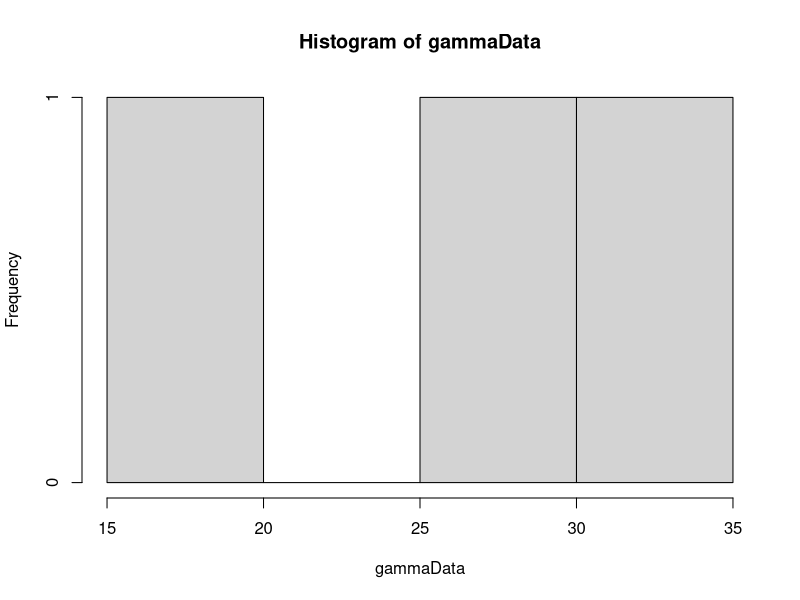

The R script that drew this image: (Note: this script raises an error after producing the figure.)
library(MCMCpack)
library(MASS)

calcWeight <- function(u, alpha) {
  # Calculates weight for given u and alpha.
  # 
  # Args:
  #   u: A vector.
  #   alpha: A scalar.
  #   
  # Returns:
  #   The weight value. A scalar.
  gammaInv = rep(0, length(u))
  diffGammaInv = rep(0, length(u))
  for(i in 1:length(u)) {
    gammaInv[i] = invGammaCumulative(u[i], alpha)
    diffGammaInv[i] = diffAlphaInvGammaCumulative(u[i], alpha)
  }
  pi = getPiValue()
  weight = pi/((1/length(gammaInv))*(sum(diffGammaInv/gammaInv)) - sum(diffGammaInv)/sum(gammaInv))
  return(weight)
}

getPiValue <- function() {
  # get value of pi function to be used in calculation of weights.
  # 
  # Returns:
  #   A scalar value.
  if (piValue == "constant") {
    return(1)
  } else if (piValue == "jeffrey") {
    # Return jeffrey prior
    return(sqrt((1/(estAlpha[sampleIndex]^2)) + (1/(2-(exp(estAlpha[sampleIndex]) + exp(-estAlpha[sampleIndex]))))))
  } else if (piValue == "betaOption") {
    return(estBeta)
  } else if (piValue == "alphaOption") {
    return(estAlpha[sampleIndex])
  }
}

calcPhi <- function(u, alpha) {
  xValue = rep(0, length(u))
  for(i in 1:length(u)) {
    xValue[i] = invGammaCumulative(u[i], alpha)
  }
  return(calcPhiGivenX(xValue))
}

calcPhiGivenX <- function(x) {
  # Calc phi value for a vector x.
  # 
  # Args:
  #   x: A vector of data.
  #   
  # Returns:
  #  A scalar.
  
  if(phiOption == "probValueOption") {
    phiPoint = rep(0, length(x))
    for(i in 1:length(x)) {
      phiPoint[i] = getPhiValue(x[i])
    }
    return(sum(phiPoint)/length(phiPoint))  
  } else if(phiOption == "x1x2divX3Option") {
    return(getPhiValue(x[1]*x[2]/x[3]))
  } else if(phiOption == "x1divx2powx3Option") {
    return(getPhiValue((x[1]/x[2])^x[3]))
  } else if(phiOption == "sinusfunction") {
    return(sin(x[1]) + sin(x[2]) + sin(x[3]))
  }
  return(-1)
}


getPhiValue <- function(xValue) {
  # Calculates phi for an element of an x vector.
  # 
  # Args:
  #   xValue: A scalar value.
  #   
  # Returns:
  #   
  return(xValue > probValue)
}

optimInvGammaCumulative <- function(u, alpha) {
  result = optim(c(10.1), invGammaAbsFunction, u=u, alpha=alpha, lower=0, upper=100,  method="Brent")
  return(result)
}

invGammaAbsFunction <- function(x, u, alpha) {
  return(abs(pgamma(x, shape=alpha, scale=1) - u))
}

invGammaCumulative <- function(u, alpha) {
  # Finds the inverse of the cumulative gamma.
  # 
  # Args:
  #   u: Scalar value.
  #   alpha: Scalar value.
  #   
  # Returns:
  #   A scalar. The inverse value given u and alpha.
  x = 0
  stepSize = 0.1
  tolerance = 0.00001
  direction = 1
  integralValue = 0
  
  while(abs(integralValue - u) > tolerance){
    x = x + direction*stepSize
    if(x<0) {
      x = 0
      direction = 1
    }
    
    if(method == "integrate") {
      integralv = integrate(gammaDensity, 0, x)
      integralValue = integral$valuev
    } else if(method == "pgamma") {
      integralv = pgamma(x, shape=alpha, scale=1)
      integralValue = integralv
    }
    
    
    # Going left and pass the point
    if ((u > integralValue) && (direction == -1)) {
      stepSize = stepSize/2
      direction = 1
    }
    
    # Going right and pass the point
    if ((u < integralValue) && (direction == 1)) {
      stepSize = stepSize/2
      direction = -1
    }
  }
  return(x)
}

diffAlphaInvGammaCumulative <- function(u, alpha) {
  # Derivative of gamma distribution with respect to alpha.
  # 
  # Args:
  #   u: Scalar between 0 and 1.
  #   alpha: Scalar larger than 0.
  #   
  # Returns:
  #   Scalar value. Derivative at point alpha.
  firstPoint = invGammaCumulative(u,alpha)
  secondPoint = invGammaCumulative(u, alpha + alphaHStep)
  return((secondPoint - firstPoint)/alphaHStep)
}

calcDerivateFunction <- function(u, alphaValue) {
  # Analytically find the derivative of cumulative inverse.
  # 
  # Args:
  #   u: Scalar value between 0 and 1.
  #   alphaValue: Scalar value.
  #   
  # Returns:
  #   A scalar value.
  largeFInv = invGammaCumulative(u, alphaValue)
  integralPart = integrate(integralFunction, 0, largeFInv)
  return((digamma(alphaValue)*u - integralPart$value)*gamma(alphaValue)/((largeFInv^(alphaValue - 1))*exp(-largeFInv)))
}

integralFunction <- function(y) {
  # Function to be integrated.
  return(log(y)*(y^(alphaValue - 1))*exp(-y)/gamma(alphaValue))
}

optimfindAlpha <- function(u, s2) {
  if((calcValueTau2(u, alphaUpperBound) < s2) || (calcValueTau2(u, alphaLowerBound) > s2)) {
    return(-1)
  }
  solution = optim(c(0.1), optimFunction, u=u, lower=alphaLowerBound, upper=alphaUpperBound, method="Brent")
  return(solution$par)
}

optimFunction <- function(alpha, u) {
  return(abs(s2-calcValueTau2(u, alpha)))
}

findBeta <- function(s1, u, alphaValue) {
  # Calculates beta
  # 
  # Args:
  #   s1: Scalar value.
  #   u: Vector of values between 0 and 1.
  #   alphaValue: Scalar value.
  #   
  # Returns:
  #   A scalar value.
  largeFInv = rep(0, length(u))
  for(i in 1:length(u)) {
    largeFInv[i] = invGammaCumulative(u[i], alphaValue)
  }
  return(s1*length(u)/(sum(largeFInv)))
}

calcValueTau2 <- function(u, alphaValue) {
  largeFInv = rep(0, length(u))
  for(i in 1:length(u)) {
    largeFInv[i] = invGammaCumulative(u[i], alphaValue)
  }
  return(length(u)*((prod(largeFInv))^(1/length(u)))/sum(largeFInv))
}

calcValueTau2Method2 <- function(x) {
  return(length(x)*((prod(x))^(1/length(x)))/sum(x))
}

gibbsSampling <- function(xInit) {
  NUM_ITERATIONS = 5000
  xCurrent = xInit
  for(i in 1:NUM_ITERATIONS) {
    randomXpos = sample(length(xCurrent), size=3)
    sumX = xCurrent[randomXpos[1]] + xCurrent[randomXpos[2]] + xCurrent[randomXpos[3]]
    prodX = xCurrent[randomXpos[1]]*xCurrent[randomXpos[2]]*xCurrent[randomXpos[3]]
    x1 = runif(1)*sumX
    if(isValidX1Proposal(x1, sumX, prodX)) {
      roots = findRoots(x1, sumX, prodX)
      x2 = roots[1]
      x3 = roots[2]
      if(is.nan(x2) || is.nan(x3)){
        print((x1^3 - 2*sumX*x1^2 + (sumX^2)*x1 - 4*prodX))
      }
      xProposal = xCurrent
      xProposal[randomXpos[1]] = x1
      xProposal[randomXpos[2]] = x2
      xProposal[randomXpos[3]] = x3
      alphaMetHastings = findAlphaMetHastings(c(xCurrent[randomXpos[1]], xCurrent[randomXpos[2]], xCurrent[randomXpos[3]]), c(xProposal[randomXpos[1]], xProposal[randomXpos[2]], xProposal[randomXpos[3]]))
      acceptProb = runif(1)
      if(acceptProb <= alphaMetHastings) {
        xCurrent = xProposal
      }
    }
  }
  return(xCurrent)
}

isValidX1Proposal <- function(x1, sumX, prodX) {
  return((x1^3 - 2*sumX*x1^2 + (sumX^2)*x1 - 4*prodX) > 0)
}

findRoots <- function (x1, sumX, prodX) {
  root1 = ((sumX - x1) + sqrt( (sumX - x1)^2 - 4*prodX/x1 ))/2
  root2 = ((sumX - x1) - sqrt( (sumX - x1)^2 - 4*prodX/x1 ))/2
  return(c(root1, root2))
}

findAlphaMetHastings <- function(xCurrent, xProposal) {
  piProp = 1/(xProposal[1]*sqrt((sum(xProposal)  - xProposal[1])^2 - 4*prod(xProposal)/xProposal[1] ))
  piCurrent = 1/(xCurrent[1]*sqrt((sum(xCurrent)  - xCurrent[1])^2 - 4*prod(xCurrent)/xCurrent[1] ))
  return(min(1, piProp/piCurrent))
}


GammaGibbsSampling <- function(xInit) {
  # A Gibbs sampling for a Gamma distribution
  # 
  # Args:
  #   xInit: Initial sample. A vector.
  #   
  # Return:
  #   A sample from a Gamma distribution. A vector.
  NUM_ITERATIONS = 5000
  xCurrent = xInit
  for(i in 1:NUM_ITERATIONS) {
    randomXpos = sample(length(xCurrent), size=3)
    sumX = xCurrent[randomXpos[1]] + xCurrent[randomXpos[2]] + xCurrent[randomXpos[3]]
    prodX = xCurrent[randomXpos[1]]*xCurrent[randomXpos[2]]*xCurrent[randomXpos[3]]
    x1 = runif(1)*sumX
    if(isValidX1Proposal(x1, sumX, prodX)) {
      roots = findRoots(x1, sumX, prodX)
      x2 = roots[1]
      x3 = roots[2]
      if(is.nan(x2) || is.nan(x3)){
        print((x1^3 - 2*sumX*x1^2 + (sumX^2)*x1 - 4*prodX))
      }
      xProposal = xCurrent
      xProposal[randomXpos[1]] = x1
      xProposal[randomXpos[2]] = x2
      xProposal[randomXpos[3]] = x3
      alphaMetHastings = 0
      alphaMetHastings = findGammaAlphaMetHastings(c(xCurrent[randomXpos[1]], xCurrent[randomXpos[2]], xCurrent[randomXpos[3]]), c(xProposal[randomXpos[1]], xProposal[randomXpos[2]], xProposal[randomXpos[3]]))
      acceptProb = runif(1)
      if(!isValidX1Proposal(xCurrent[randomXpos[1]], sumX, prodX)) {
        alphaMetHastings = 0
      }
      if(acceptProb <= alphaMetHastings) {
        xCurrent = xProposal
      }
    }
  }
  return(xCurrent)
  
}

findGammaAlphaMetHastings <- function(xCurrent, xProposal) {
  piProp = 1/(xProposal[1]*sqrt((sum(xProposal)  - xProposal[1])^2 - 4*prod(xProposal)/xProposal[1] ))
  piCurrent = 1/(xCurrent[1]*sqrt((sum(xCurrent)  - xCurrent[1])^2 - 4*prod(xCurrent)/xCurrent[1] ))
  if(is.nan(piCurrent)) {
    print(xCurrent)
  }
  return(min(1, piProp/piCurrent))
}


cramerVonMisesValueTest <- function(x, alpha, beta) {
  # Calculates the value for a Cramer-von Mises test.
  # 
  # Args:
  #   x: A vector sample.
  #   
  # Returns:
  #   A scalar value.
  x = sort(x)
  cramerSum = 0
  for(i in 1:length(x)) {
    cramerSum = cramerSum + (((2*i - 1)/(2*length(x))) - pgamma(x[i], shape=alpha, rate=beta))^2
  }
  
  cramer = (1/(12*length(x)))*cramerSum
            
  return(cramer)
}

findGammaMLE <- function(x){
  solution = optim(c(1,1), negativeLogLikelihoodGamma, x=x)
  return(solution$par)
}

negativeLogLikelihoodGamma <- function(par, x) {
  # Calculates the negative log-likelihood for a gamma distribution.
  # 
  # Args:
  #   par: A vector of size 2. First element is alpha and second element is beta.
  #   x: Data to calculate log-likelihood from. A vector.
  #   
  # Returns:
  #  The log-likelihood value. A scalar
  alpha = par[1]
  beta = par[2]
  logLikelihood = -((alpha - 1)*sum(log(x)) - (1/beta)*sum(x) - length(x)*log(gamma(alpha)) - alpha*length(x)*log(beta))
  return(logLikelihood)
}

calcAveragPhiValueForData <- function(mydata) {
  sumData = sum(mydata)
  prodData = prod(mydata)
  tolerance = 0.03
  minValue = min(mydata) - 2*tolerance
  maxValue = max(mydata) + 2*tolerance
  sampleNumber = 1
  NUM_ITERATIONS = 10000
  sumPhi = 0
  while(sampleNumber <= NUM_ITERATIONS) {
    x = runif(3, max = sumData)
    if((abs(sum(x) - sumData) < tolerance) && (abs(prod(x) - prodData) < tolerance)) {
      sumPhi = sumPhi + calcPhiGivenX(x)
      sampleNumber = sampleNumber + 1  
      print(sampleNumber)
    }
  }
  return(sumPhi/(sampleNumber-1))
}

algorithm2Sampling <- function(NUM_ALG2_SAMPLES) {
  cramerNum = 0
  cramerStat = rep(0, NUM_ALG2_SAMPLES)
  vCurr = runif(NUM_POINTS)
  alphaCurr = optimfindAlpha(vCurr, s2)
  while(alphaCurr==-1) {
    vCurr = runif(NUM_POINTS)
    alphaCurr = optimfindAlpha(vCurr, s2)
  }
  piCurr = calcWeight(vCurr, alphaCurr)
  phiSum = 0
  
  for(i in 1:NUM_ALG2_SAMPLES) {
    print(i)
    vProp = runif(NUM_POINTS)
    alphaProp = optimfindAlpha(vProp, s2)
    piProp = 0
    if(alphaProp != -1) {
      piProp = calcWeight(vProp, alphaProp)
    }
    alphaMetHastings = min(1, piProp/piCurr)
    uProb = runif(1)
    if(uProb <= alphaMetHastings) {
      vCurr = vProp
      alphaCurr = alphaProp
      piCurr = piProp
    }
    betaCurr = findBeta(s1, vCurr, alphaCurr)
    xSample = rep(0, length(vCurr))
    for(j in 1:length(vCurr)) {
      xSample[j] = betaCurr*invGammaCumulative(vCurr[j], alphaCurr)
    }
    phiSum = phiSum + calcPhiGivenX(xSample)
    cramerStat[i] = cramerVonMisesValueTest(xSample, mleAlpha, mleBeta)
    if(cramerStat[i] >= cramerObs) {
      cramerNum = cramerNum + 1
    }
  }
  
  hist(cramerStat,breaks=200, main="", xlab="Cramer values", cex.lab=1.5)
  abline(v = cramerObs, col="red")
  alg2sampCramer <<- cramerStat
  
  print((cramerNum/NUM_ALG2_SAMPLES))
  alg2pvalue <<- (cramerNum/NUM_ALG2_SAMPLES)
  #return(phiSum/NUM_ALG2_SAMPLES)
  return(cramerStat)
}

algorithm1Sampling <- function(NUM_ALG1_SAMPLES) {
  phiSum = 0
  cramerNum = 0
  cramerStat = rep(0, NUM_ALG1_SAMPLES)
  for(i in 1:NUM_ALG1_SAMPLES) {
    print(i)
    u = runif(NUM_POINTS)
    alphavalue = optimfindAlpha(u, s2)
    while(alphavalue == -1) {
      u = runif(NUM_POINTS)
      alphavalue = optimfindAlpha(u, s2)
    }
    betavalue = findBeta(s1, u, alphavalue)
    xSample = rep(0, length(u))
    for(j in 1:length(u)) {
      xSample[j] = betavalue*invGammaCumulative(u[j], alphavalue)
    }
    phiSum = phiSum + calcPhiGivenX(xSample)
    cramerStat[i] = cramerVonMisesValueTest(xSample, mleAlpha, mleBeta)
    #print(cramerStat[i])
    if(cramerStat[i] >= cramerObs) {
      cramerNum = cramerNum + 1
    }
  }
  print("here")
  print((cramerNum/NUM_ALG1_SAMPLES))
  hist(cramerStat,breaks=200, main="", xlab="Cramer values", cex.lab=1.5)
  abline(v = cramerObs, col="red")
  alg1sampCramer <<- cramerStat
  alg1pvalue <<- (cramerNum/NUM_ALG1_SAMPLES)
  #return(phiSum/NUM_ALG1_SAMPLES)
  return(cramerStat)
}

naiveSampling2 <- function(myData, tolerance, mleAlpha, mleBeta) {
  NUM_NAIVE_SAMPLES = NUM_SAMPLES
  sumData = sum(myData)
  prodData = prod(myData)
  sampleNumber = 0
  sumPhi = 0
  iterations = 0
  cramerNum = 0
  cramerStat = rep(0, NUM_NAIVE_SAMPLES)
  while(sampleNumber<NUM_NAIVE_SAMPLES) {
    x = rgamma(3, shape = mleAlpha, rate = mleBeta)
    iterations = iterations + 1
    if((abs(sum(x) - sumData) < tolerance) && (abs(prod(x) - prodData) < tolerance)) {
      sumPhi = sumPhi + calcPhiGivenX(x)
      sampleNumber = sampleNumber + 1  
      cramerStat[sampleNumber] = cramerVonMisesValueTest(x, mleAlpha, mleBeta)
      if(cramerStat[sampleNumber] >= cramerObs) {
        cramerNum = cramerNum + 1
      }
      print(sampleNumber)
    }
  }
  
  hist(cramerStat,breaks=200, main="", xlab="Cramer values", cex.lab=1.5)
  abline(v = cramerObs, col="red")
  
  acceptRate = sampleNumber/iterations
  averagePhi = sumPhi/sampleNumber
  print((cramerNum/NUM_NAIVE_SAMPLES))
  naivePvalue <<- (cramerNum/NUM_NAIVE_SAMPLES)
  naiveCramers <<- cramerStat
  return(c(acceptRate, averagePhi))
}

alpha = 1
beta = 1
hStep = 0.01
alphaHStep = 0.01
method = "pgamma"
NUM_SAMPLES = 100000
NUM_POINTS = 3
alphaUpperBound = 200
alphaLowerBound = 0.05
# Pi is used in calculation of weights
# Options are:
#   "constant"
#   "betaOption"
#   "jeffrey"
#   "alphaOption"
piValue = "constant"

phi = rep(0, NUM_SAMPLES)
# Phi options:
# x larger than a: "probValueOption"
# x1 times x2 div x3: "x1x2divX3Option"
# x1 div x2 pow x3: "x1divx2powx3Option"
phiOption = "x1x2divX3Option"
# Phi is the prob that X>probValue
probValue = 0.42

# Data generation options:
# pgamma generated: "pgamma"
# Bo data: "bo"
# Custom data: "custom"
# Custom data2: "custom2"
dataGenOption = "ball1"



# Generate data
gammaData = 0
if(dataGenOption == "pgamma") {
  gammaData = rgamma(NUM_POINTS, shape=alpha, scale = beta)  
} else if(dataGenOption == "bo") {
  NUM_POINTS = 6
  alphaUpperBound = 1.2
  alphaLowerBound = 0.8
  gammaData = c(4.399, 1.307, 0.085, 0.7910, 0.2345, 0.1915)
} else if(dataGenOption == "custom") {
  gammaData = c(0.5772030, 0.4340237, 0.4212959)
} else if(dataGenOption == "custom2") {
  gammaData = c(1.621813, 1.059797, 1.554334)
} else if(dataGenOption == "custom3") {
  gammaData = c(5, 15, 13)
} else if(dataGenOption == "ball1") {
  gammaData = c(17.88, 28.92, 33.00)
} else if(dataGenOption == "ball2") {
  gammaData = c(41.52, 42.12, 45.60)
} else if(dataGenOption == "ball3") {
  gammaData = c(48.40, 51.84, 51.96)
} else if(dataGenOption == "ball4") {
  gammaData = c(54.12, 55.56, 67.80)
} else if(dataGenOption == "ball5") {
  gammaData = c(68.64, 68.64, 68.88)
} else if(dataGenOption == "ball6") {
  gammaData = c(84.12, 93.12, 98.64)
} else if(dataGenOption == "ball7") {
  gammaData = c(105.12, 105.84, 127.92)
} else if(dataGenOption == "custom4") {
  gammaData = c(0.40, 0.42, 0.43)
} else if(dataGenOption == "custom5") {
  gammaData = c(0.72, 0.72, 0.85)
}

#17.88 28.92 33.00 41.52 42.12 45.60 48.40 51.84
#51.96 54.12 55.56 67.80 68.64 68.64 68.88 84.12
#93.12 98.64 105.12 105.84 127.92 128.04 173.40

hist(gammaData)
# Calculation of statistics
s1 = sum(gammaData)/NUM_POINTS
s2 = NUM_POINTS*((prod(gammaData))^(1/NUM_POINTS))/sum(gammaData)
# Log-likelihood
mleEstimators = fitdistr(gammaData, "gamma")
mleAlpha = mleEstimators$estimate[1]
mleBeta = mleEstimators$estimate[2]
# w statistic obs. Not to be used yet.
wObs = calcPhiGivenX(gammaData)
cramerObs = cramerVonMisesValueTest(gammaData, mleAlpha, mleBeta)


# Calc Phi value for data
#phiValue = calcAveragPhiValueForData(gammaData)
# tolerance = 0.0005
# naiveCramers = rep(0,100000)
# naivePvalue = 0
# naiveSampler = naiveSampling2(gammaData, tolerance, mleAlpha, mleBeta)
# 
# hist(naiveCramers,breaks=200, main="", xlab="Cramer values", cex.lab=1.5)
# abline(v = cramerObs, col="red")

## Tolerance accuracy plot
#toleranceRange = seq(0.02, 2, 0.01)
#resultAcceptance = rep(0, length(toleranceRange))
#resultValue = rep(0, length(toleranceRange))
#i = 0
#for(tol in toleranceRange) {
#  i = i+1
#  result = naiveSampling2(gammaData, tol)
#  resultAcceptance[i] = result[1]
#  resultValue[i] = result[2]
#}
#plot(toleranceRange, resultValue)
#plot(toleranceRange, resultAcceptance)

# Generation of samples. Not to be used

# weightsW = rep(0, NUM_SAMPLES)
# sampleIndex = 1
# iterationNumber = 0
# estAlpha = rep(0, NUM_SAMPLES)
# estBeta = 0
# while(sampleIndex <= NUM_SAMPLES) {
#   u = runif(NUM_POINTS)
#   estAlpha[sampleIndex] = optimfindAlpha(u, s2)
#   if(estAlpha[sampleIndex] != -1) {
#     estBeta = findBeta(s1, u, estAlpha[sampleIndex])
#     if(estBeta > alphaLowerBound && estBeta < alphaUpperBound) {
#         
#       weightsW[sampleIndex] = abs(calcWeight(u, estAlpha[sampleIndex]))
#       phi[sampleIndex] = calcPhi(u, estAlpha[sampleIndex])
#       
#       sampleIndex = sampleIndex + 1
#       print(sampleIndex)
#     }
#     
#   }
#   #print(iterationNumber)
#   iterationNumber = iterationNumber + 1
# }
# alphaAcceptance = (sampleIndex-1)/iterationNumber
# hist(weightsW, breaks = 400)
# expectedPhi = sum(phi*weightsW)/sum(weightsW)
# plot(estAlpha, weightsW)
# unweightedExpectedPhi = sum(phi)/NUM_SAMPLES
# 
# Gibbs sampling
# NUM_GIBBS_SAMPLES = NUM_SAMPLES
# xSample = gammaData
# phiGibbs = rep(0, NUM_GIBBS_SAMPLES)
# gibbsObslargerWObs = 0
# cramerNum = 0
# cramerStatGibbs = rep(0, NUM_GIBBS_SAMPLES)
# for(i in 1:NUM_GIBBS_SAMPLES) {
#   xSample = gibbsSampling(xSample)
#   phiGibbs[i] = calcPhiGivenX(xSample)
#   if(phiGibbs[i] >= wObs) {
#     gibbsObslargerWObs = gibbsObslargerWObs + 1
#   }
#   cramerStatGibbs[i] = cramerVonMisesValueTest(xSample, mleAlpha, mleBeta)
#   #print(cramerStat)
#   if(cramerStatGibbs[i] >= cramerObs) {
#     cramerNum = cramerNum + 1
#   }
#   print(i)
# }
# gibbsS1 = sum(xSample)/NUM_POINTS
# gibbsS2 = NUM_POINTS*((prod(xSample))^(1/NUM_POINTS))/sum(xSample)
# gibbsPvalue = gibbsObslargerWObs/NUM_GIBBS_SAMPLES
# averagePhiGibbs = sum(phiGibbs)/NUM_GIBBS_SAMPLES
# ## P-values
# cramerPValue = cramerNum/NUM_GIBBS_SAMPLES
# 
# hist(cramerStatGibbs,breaks=200, main="", xlab="Cramer values", cex.lab=1.5)
# abline(v = cramerObs, col="red")

# alg2sampCramer = rep(1, 100000)
# alg1sampCramer = rep(1, 100000)
# alg2pvalue = 0
# alg1pvalue = 0
# 
# # system.time({alg1Results2 = algorithm1Sampling(NUM_SAMPLES)})
# system.time({alg2Results2 = algorithm2Sampling(NUM_SAMPLES)})
# 
# # hist(alg1sampCramer,breaks=200, main="", xlab="Cramer values", cex.lab=1.5)
# # abline(v = cramerObs, col="red")
# # 
# hist(alg2sampCramer,breaks=200, main="", xlab="Cramer values", cex.lab=1.5)
# abline(v = cramerObs, col="red")

library("parallel")
library("foreach")
library("doParallel")

# cl = makeCluster(detectCores() - 1)
# registerDoParallel(cl, cores = detectCores() - 1)
# workers = 10
# stime = system.time({
# res = foreach(i=1:workers,
#        .combine = rbind) %dopar% {
#          try({
#            result1 = algorithm1Sampling(100000/workers)
#          })
#        }
# })
# stopCluster(cl)
# 
# alg1sampCramer = (sum(res))/workers
#
cl = makeCluster(detectCores() - 1)
registerDoParallel(cl, cores = detectCores() - 1)
workers = 10
stime = system.time({
 res = foreach(i=1:workers,
               .combine = rbind) %dopar% {
                 try({
                   result1 = algorithm2Sampling(100000/workers)
                 })
               }
})
stopCluster(cl)
alg2sampCramer = as.vector(res)
#
#alg2Results3 = (sum(res[,1]))/workers
#
#
#
## Save image
save.image(file="scen33.RData")

#print("Done")
#
## Plot of phi functions
#sumData = 4.23
#prodData = 2.67
#x1Seq = seq(1.01, 2, 0.001)
#phi2 = rep(0,length(x1Seq))
#phi3 = rep(0,length(x1Seq))
#for(i in 1:length(x1Seq)) {
#  if(isValidX1Proposal(x1Seq[i], sumData, prodData)) {
#    roots = findRoots(x1Seq[i], sumData, prodData)
#    phi2[i] = phi2Function(x1Seq[i], roots[1], roots[2])
#    phi3[i] = phi3Function(x1Seq[i], roots[1], roots[2])
#  }
#  
#}
#
#phi2Function <- function(x1, x2, x3) {
#  return((x1*x2/x3))
#}
#
#phi3Function <- function(x1, x2, x3) {
#  return((x1/x2)^x3)
#}
#
#plot(x1Seq, phi2)
#plot(x1Seq, phi3)
#
## Plot of F inverse
#u = 0.5
#alphaRange = seq(0.01, 4, 0.001) 
#fInv = rep(0, length(alphaRange))
#for(i in 1:length(fInv)) {
#  fInv[i] = invGammaCumulative(u, alphaRange[i])
#}
#plot(alphaRange, fInv, type="l")
#
#diffF = rep(0, length(fInv))
#for(i in 1:length(diffF)) {
#  diffF[i] = diffAlphaInvGammaCumulative(u, alphaRange[i])
#}
#
#plot(alphaRange, diffF, type="l")
#
#
#globalvarTest = matrix(0, 10, 10)
#
# testFunction <- function(i) {
#  return(rep(i,10))
# }
# 
# cl = makeCluster(detectCores() - 1)
# registerDoParallel(cl, cores = detectCores() - 1)
# workers = 10
# stime = system.time({
#  res = foreach(i=1:workers,
#                .combine = rbind) %dopar% {
#                  try({
#                    resultstest = testFunction(i)
#                  })
#                }
# })
# stopCluster(cl)
# resultstest = as.vector(resultstest)
